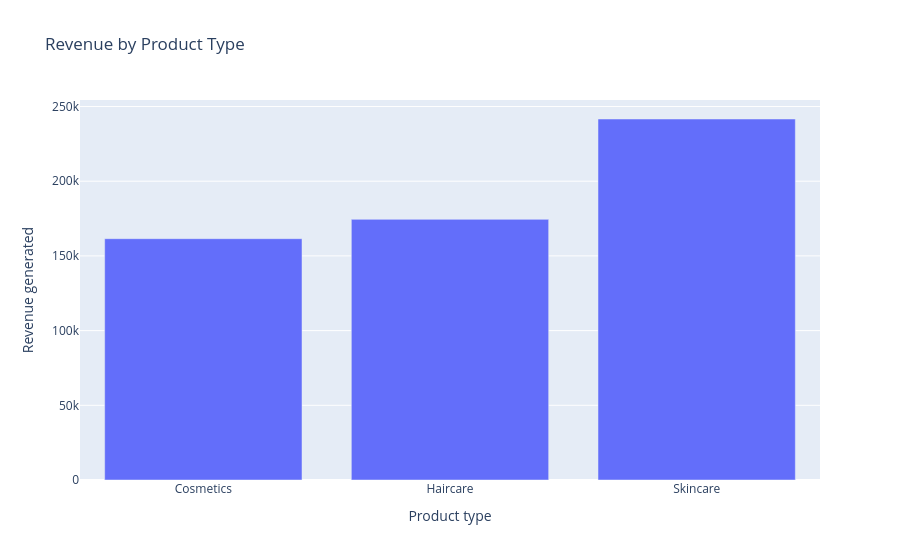

Notebook cell for this chart:
### Code cell
revenue=df.groupby("Product type")["Revenue generated"].sum().reset_index()
px.bar(revenue,x="Product type",y="Revenue generated",title="Revenue by Product Type")

### Figure 1 — Plotly figure (JSON) as saved in the notebook; plotly's stock layout.template omitted (floating-point values rounded to 4 significant figures)
{"data": [{"hovertemplate": "Product type=%{x}<br>Revenue generated=%{y}<extra></extra>", "legendgroup": "", "marker": {"color": "#636efa", "pattern": {"shape": ""}}, "name": "", "orientation": "v", "showlegend": false, "textposition": "auto", "type": "bar", "x": ["Cosmetics", "Haircare", "Skincare"], "xaxis": "x", "y": [161500.0, 174500.0, 241600.0], "yaxis": "y"}], "layout": {"barmode": "relative", "legend": {"tracegroupgap": 0}, "title": {"text": "Revenue by Product Type"}, "xaxis": {"anchor": "y", "domain": [0, 1], "title": {"text": "Product type"}}, "yaxis": {"anchor": "x", "domain": [0, 1], "title": {"text": "Revenue generated"}}}}
